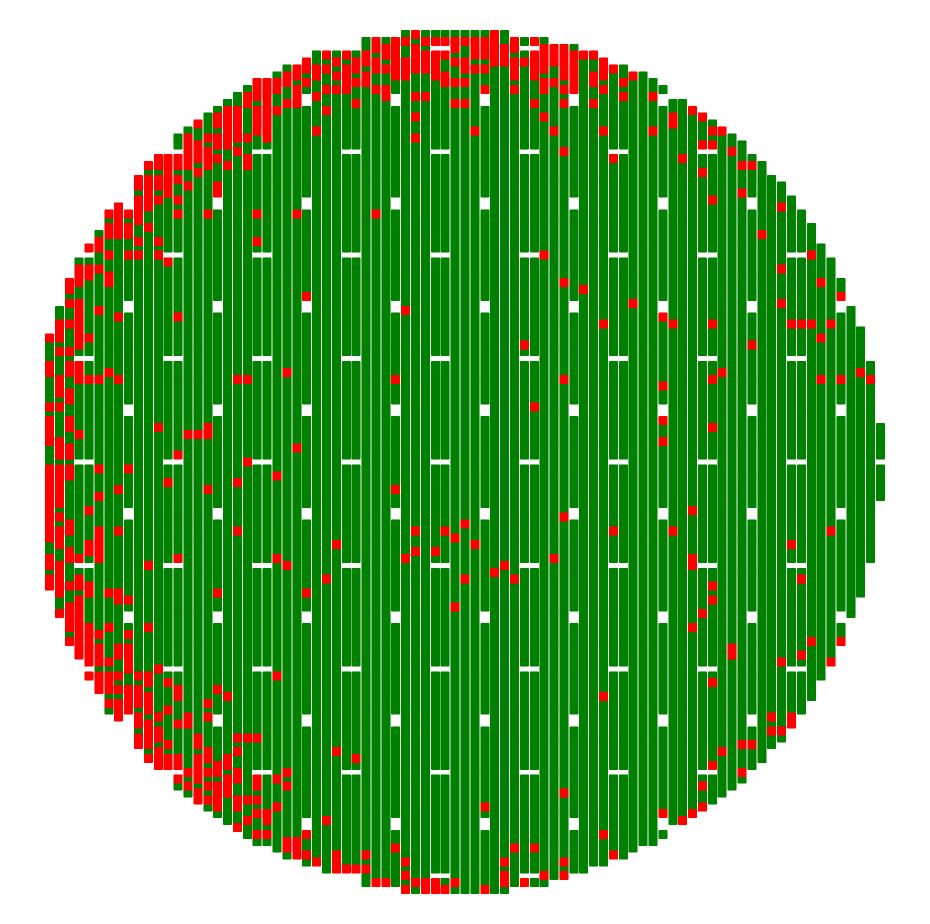
#> input picture little_wafer/PRR_to_PNG_and_Resize/Wafer-Map/ZA530361_001_S11P_20250814022454_M5116B16P03_WFTB33-01.png, 1860 x 1848 px, found by its file name (shown at 1/2 size); its folder holds only this picture in this run
$ python Main_P_and_S.py
#> lines starting #> are read from the running program, lines starting #| are printed output that depends on the picture
### little_wafer/PRR_to_PNG_and_Resize/Resize_PNG.py
from PIL import Image
import os

def resize_img(input_folder, output_folder=None, target_size=(224,224)):
    """ Resize all images in the input folder to the target size. """
#> called with target_size = (224, 224)
    if output_folder is None:
        output_folder = input_folder + '_resized'
    # Create output folder if it doesn't exist
    os.makedirs(output_folder, exist_ok=True)

    supported_extensions = ('.png', '.jpg', '.jpeg')
    resized_files = []

    for filename in os.listdir(input_folder):
        if filename.lower().endswith(supported_extensions):
            img_path = os.path.join(input_folder, filename)
            try:
                with Image.open(img_path) as img:
                    # Convert to RGB if necessary
#> img is the input picture: PIL image 1860x1848 RGBA; mean R, G, B, A 117.7, 170.9, 102.1, 255
                    if img.mode in ('RGBA', 'LA', 'P'):
                        img = img.convert('RGB')
#> img: PIL image 1860x1848 RGB
                    # Resize
                    img_resized = img.resize(target_size, Image.Resampling.LANCZOS)
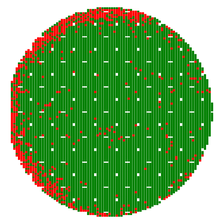
#> img_resized: PIL image 224x224 RGB; mean R, G, B 118.7, 171.2, 103.5
                    # Save
                    output_path = os.path.join(output_folder, filename)
                    img_resized.save(output_path)
                    resized_files.append(output_path)
                    print(f"Resized: {filename} -> {target_size}")
            except Exception as e:
                print(f"Error processing {filename}: {e}")

    print(f"\nCompleted! Resized {len(resized_files)} images. Saved to: {output_folder}")
    return resized_files

### little_wafer/PRR_to_PNG.py
import os
import pandas as pd
import matplotlib.pyplot as plt
from pathlib import Path

INPUT_DIR = r"C:\Users\Phimprasert\Desktop\Wafer-classification-DCNN\convert_stdf_to_prr\Output-PRR"
OUTPUT_DIR = r"C:\Users\Phimprasert\Desktop\Wafer-classification-DCNN\PRR_to_PNG_and_Resize\Wafer-Map"
os.makedirs(OUTPUT_DIR, exist_ok=True)

class PRRToPNGConverter:
    input_dir = INPUT_DIR
    output_dir = OUTPUT_DIR
    # [41 lines left out: functions plot_pass_dies, plot_fail_dies, plot_wafer_map, not called in this run]

    @classmethod
    def main(cls, input_dir=None, output_dir=None):
        if input_dir is None:
            input_dir = cls.input_dir
        if output_dir is None:
            output_dir = cls.output_dir

        csv_files = list(Path(input_dir).rglob("*.csv"))
        if not csv_files:
            print("❌ ไม่พบไฟล์ .csv")
            return

        for csv_file in csv_files:
            try:
                cls.plot_wafer_map(csv_file, output_dir)
            except Exception as e:
                print(f"❌ Error processing {csv_file}: {e}")

### little_wafer/Main_P_and_S.py
import os
from PRR_to_PNG_and_Resize.PRR_to_PNG import PRRToPNGConverter
from PRR_to_PNG_and_Resize.Resize_PNG import resize_img

USER_PATH = r"C:\Users\Phimprasert\Desktop\Wafer-classification-DCNN"
INPUT_PRR_DIR = os.path.join(USER_PATH, "convert_stdf_to_prr", "Output-PRR")
OUTPUT_PNG_DIR = os.path.join(USER_PATH, "PRR_to_PNG_and_Resize", "Wafer-Map")
OUTPUT_RESIZED_DIR = OUTPUT_PNG_DIR + "_resized"

def main():
    print("🚀 Starting Main Pipeline: PRR to PNG + Resize")
    # Step 1: PRR → PNG
    print("\n📈 Step 1: Converting PRR CSVs to PNG wafer maps...")
    PRRToPNGConverter.main(input_dir=INPUT_PRR_DIR, output_dir=OUTPUT_PNG_DIR)

    png_files = [f for f in os.listdir(OUTPUT_PNG_DIR) if f.lower().endswith(".png")]
    if not png_files:
        print("❌ No PNGs generated! Check PRR input directory.")
        return
    print(f"✅ Found {len(png_files)} PNG files in {OUTPUT_PNG_DIR}")

    # Step 2: Resize
    print("\n🖼️ Step 2: Resizing PNGs to 224x224...")
    resized_files = resize_img(
        input_folder=OUTPUT_PNG_DIR,
        output_folder=OUTPUT_RESIZED_DIR,
        target_size=(224, 224)
    )
    print(f"\n🎉 Pipeline completed! Resized {len(resized_files)} images to {OUTPUT_RESIZED_DIR}")

if __name__ == "__main__":
    main()
